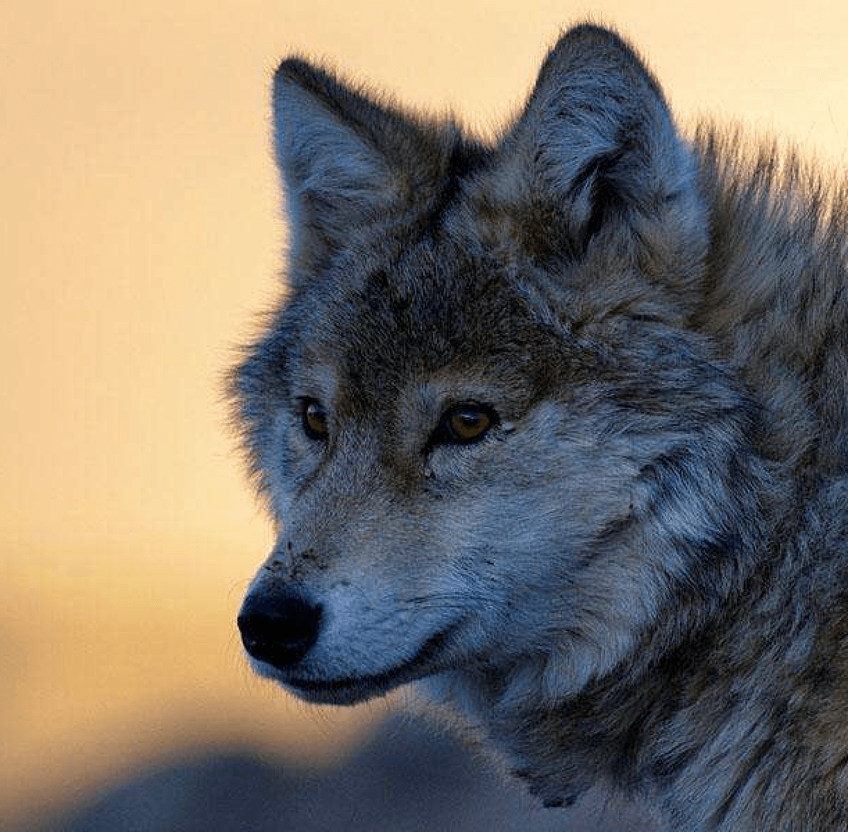
//> input picture Demo15/15x1.png, 848 x 832 px, shrunk from 1222 x 1200 before the run
$ ./make_border   (built with g++ and OpenCV 4)
//> lines starting //> are read from the running program, lines starting //| are printed output that depends on the picture; after the words box and inside, x2 and y2 are one past the last pixel; in counts of white or black regions, pixels touching at a corner belong together
#include<opencv2/opencv.hpp>
#include<iostream>

using namespace std;
using namespace cv;

int main(int argc, char **argv) {
    Mat src, dst;
    src = imread("../15x1.png");
//> src is the input picture: 832 rows x 848 cols, CV_8UC3; mean B, G, R 105.9, 117.1, 125.5
    if (!src.data) {
        printf("could not find the image...\n");
        return -1;
    }
    namedWindow("src", WINDOW_AUTOSIZE);
    imshow("src", src);

    int top = (int) (0.05 * src.rows);
//> top = 41
    int bottom = (int) (0.05 * src.rows);
//> bottom = 41
    int left = (int) (0.05 * src.cols);
//> left = 42
    int right = (int) (0.05 * src.cols);
//> right = 42
    RNG rng(12345);
    int borderType = BORDER_DEFAULT;

    int c = 0;
    while (true) {
        c = waitKey(500);
//> the key 'r' is pressed
        //27为ESC
        if ((char) c == 27) {
            break;
        }
        if ((char) c == 'r') {
            borderType = BORDER_REPLICATE;
        } else if ((char) c == 'w') {
            borderType = BORDER_WRAP;
        } else if ((char) c == 'c') {
            borderType = BORDER_CONSTANT;
        } else {
            borderType = BORDER_DEFAULT;
        }
        Scalar color = Scalar(rng.uniform(0, 255), rng.uniform(0, 255), rng.uniform(0, 255));
        copyMakeBorder(src, dst, top, bottom, left, right, borderType,
                       color);//只有borderType= BORDER_CONSTANT时，color才起作用。
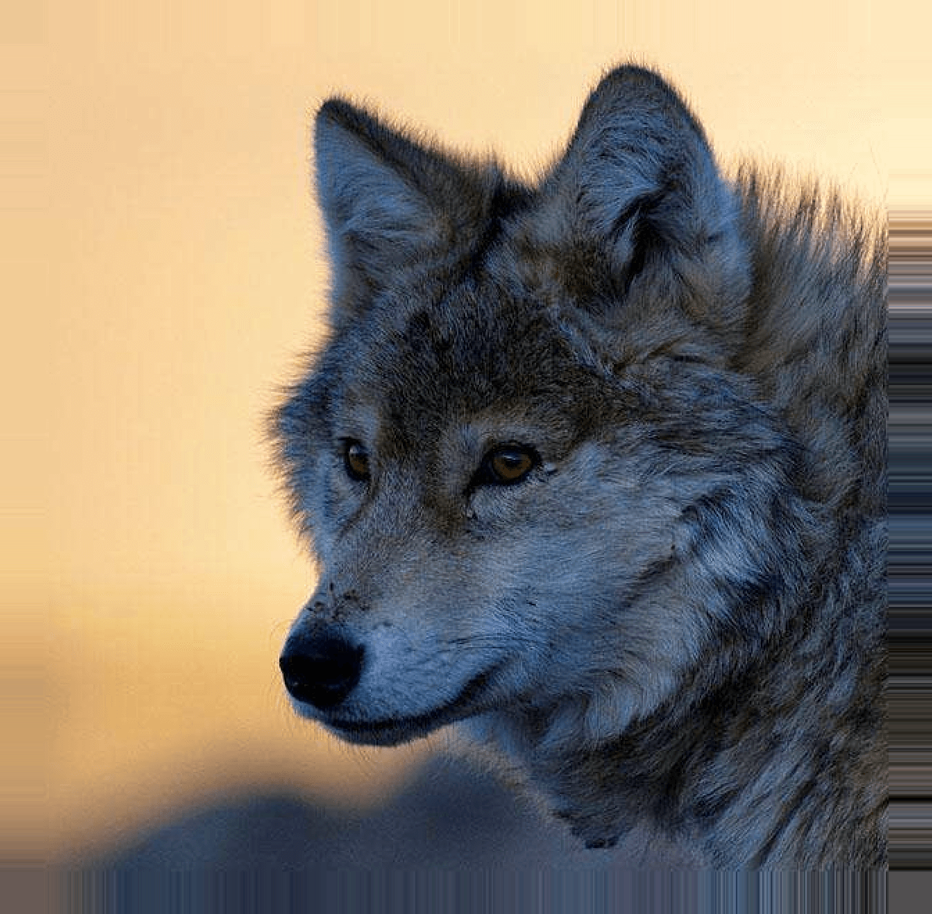
//> dst: 914 rows x 932 cols, CV_8UC3; mean B, G, R 108.7, 121.8, 131.5
//> the key 'c' is pressed
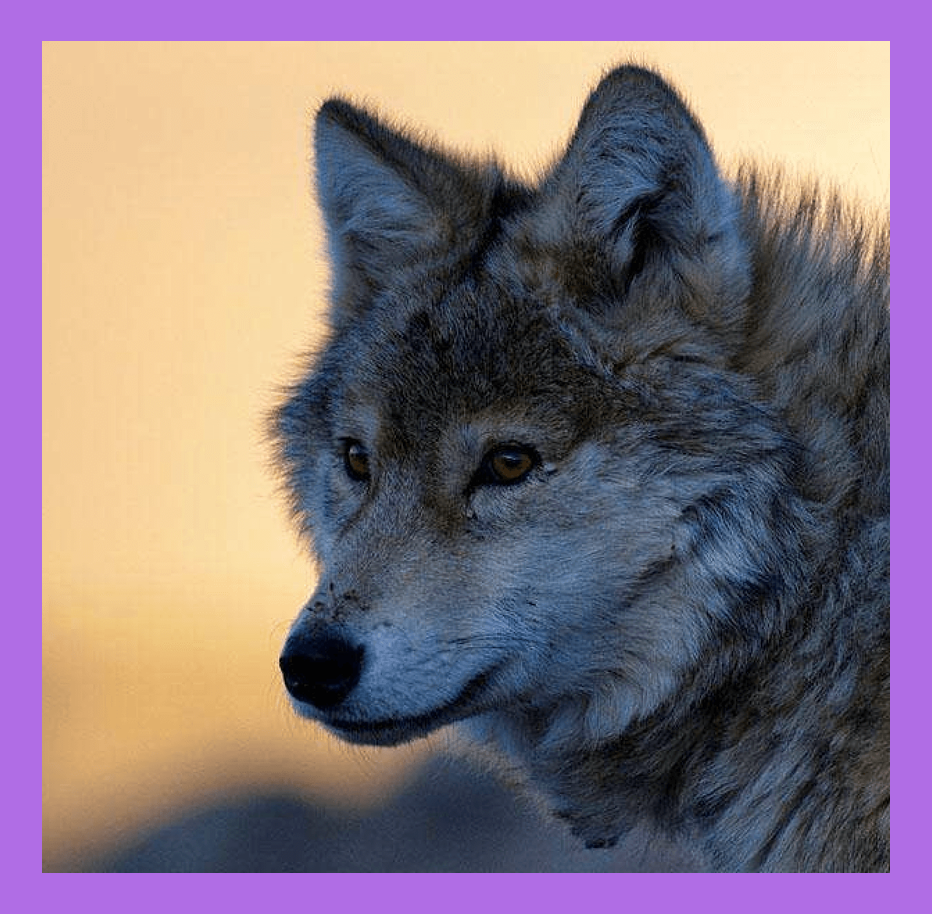
//> dst: 914 rows x 932 cols, CV_8UC3; 17.18% of pixels changed, all inside (x1, y1, x2, y2) = (0, 0, 932, 914)
//> the Esc key is pressed
        imshow("dst", dst);
    }

    //GaussianBlur(src, dst, Size(5, 5), 0, 0, BORDER_CONSTANT);
    //imshow("dst", dst);

    waitKey(0);
    return 0;
}
